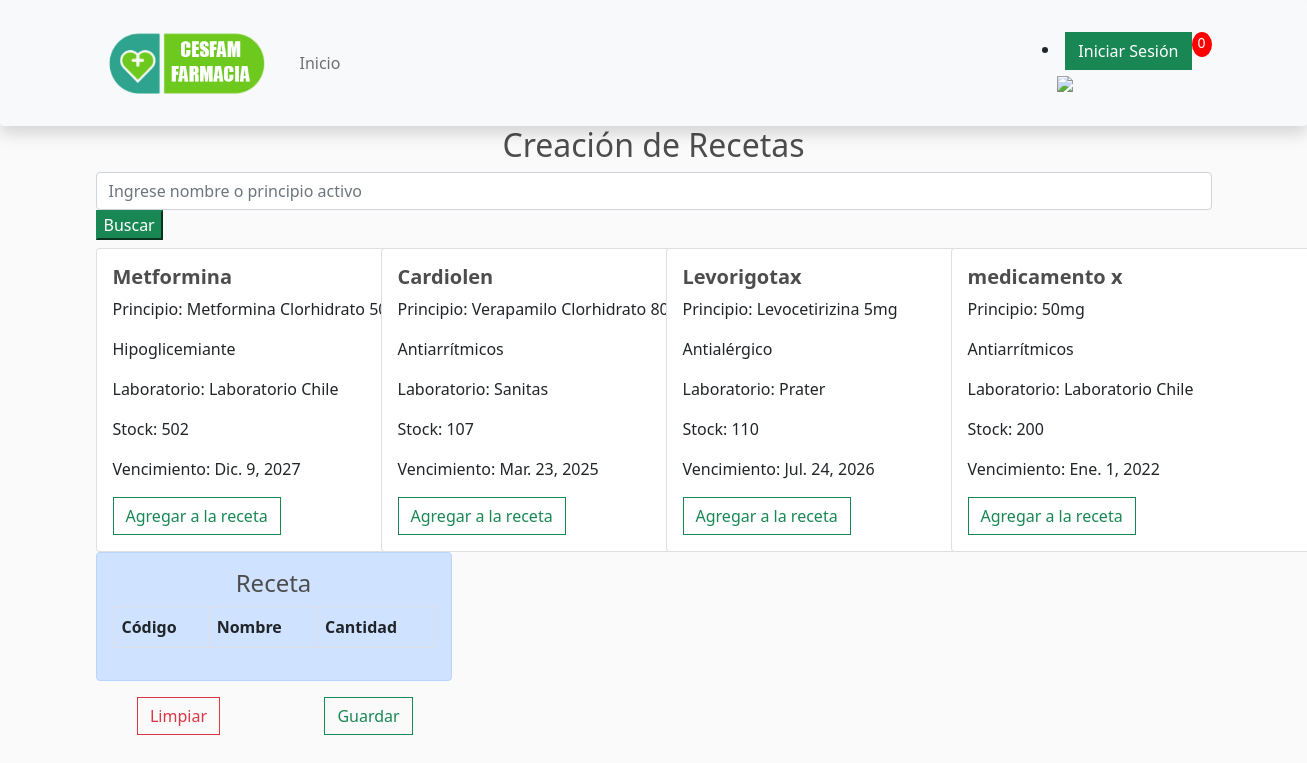
The page /crear_receta2 on the database its author committed.
### reserva/models.py (models this page shows, shortened)
class Medicamento(models.Model): #esta tabla guarda la información relacionada al medicamento
    codigo = models.AutoField(primary_key=True, verbose_name="Código del Medicamento") #codigo asignado de acuerdo a control interno, es clave primaria
    nombreMed = models.CharField(max_length=25, verbose_name="Nombre del Medicamento") #es el nombre comercial del medicamento
    principio = models.CharField(max_length=40, verbose_name="Principio Activo") #el principio activo del medicamento
    categoria = models.ForeignKey(Categoria, on_delete=models.RESTRICT, default=0)
    laboratorio = models.ForeignKey(Laboratorio, on_delete=models.RESTRICT) #laboratorio que lo fabrica, se obtiene de la tabla Laboratorio
    formato = models.ForeignKey(Formato, on_delete=models.RESTRICT) #el formato de venta del medicamento, se obtiene de la tabla Formato
    stock = models.IntegerField(verbose_name="Stock del Medicamento") #la cantidad que hay en existencias del medicamento
    vencimiento = models.DateField(verbose_name="Fecha de Vencimiento") #la fecha de vencimiento indicada por el fabricante

class Categoria(models.Model):
    idCategoria = models.AutoField(primary_key=True, verbose_name="ID de la Categoría (uso interno)")
    nombreCat = models.CharField(max_length=40, verbose_name="Nombre de la Categoría")
    descripcion = models.CharField(max_length=200, verbose_name="Descripción de la Categoría")
    def __str__(self):
        return self.nombreCat

class Laboratorio(models.Model): #tabla que contiene los laboratorios fabricantes de medicamentos
    idLab = models.AutoField(primary_key=True, verbose_name="Id del laboratorio (uso interno)") #id del laboratorio, es un autoincremental clave primaria que se utiliza en la tabla medicamento
    nombreLab = models.CharField(max_length=25, verbose_name="Nombre del Laboratorio") #nombre del laboratorio, para detalle
    def __str__(self):
        return self.nombreLab

### reserva/views.py (the view)
# urls.py: path('crear_receta2', crear_receta2, name="crear_receta2"),
def crear_receta2(request):
    medicamentos = Medicamento.objects.all()
    return render(request, 'reserva/crearRecetas.html', {'medicamentos':medicamentos})

### reserva/context_processor.py (called while the page is built, shortened)
def guardar_receta(request):
    return{"ca"}

### reserva/templates/reserva/crearRecetas.html (shortened to what this page needs)
{% extends 'reserva/base.html' %}
{% load static %}
{% block content %}
<body>
    <div class="text-center">
        <h2>Creación de Recetas</h2>
    </div>
    <div class="container">
        <div class="row">
            <form method="get">
                <div id="custom-search-input">
                    <div class="col-md-12">
                        <input type="text" class="form-control" placeholder="Ingrese nombre o principio activo" name="buscar">
                        <span>
                            <button type="submit" class="btn-success">Buscar</button>
                        </span>
                    </div>
                </div>
            </form>
        </div>
    </div>
    <div class="d-flex container">
        <div class="row">
            {% for med in medicamentos %}
            <div class="col-8 col-sm-3 mt-2">
                <div class="card" style="width: 25rem;">
                    <div class="card-body">
                        <h5 class="card-title"><strong>{{med.nombreMed}}</strong></h5>
                        <p class="card-text">Principio: {{med.principio}}</p>
                        <p class="card-text">{{med.categoria}}</p>
                        <p class="card-text">Laboratorio: {{med.laboratorio}}</p>
                        <p class="card-text">Stock: {{med.stock}}</p>
                        <p class="card-text">Vencimiento: {{med.vencimiento}}</p>
                        <a type="button" class="btn btn-outline-success" href="{% url 'agregar_medicamento_carrito' med.codigo %}">Agregar a la receta</a>
                    </div>
                </div>
            </div>
            {% endfor %}
            <div class="col-4">
                <div class="alert alert-primary" role="alert">
                    <table class="table table-bordered">
                        <thead>
                            <h4 scope="row" colspan="3" class="text-center">Receta</h4>
                            <tr>
                                <th scope="col">Código</th>
                                <th scope="col">Nombre</th>
                                <th scope="col">Cantidad</th>
                            </tr>
                        </thead>
                    </table>
                </div>
                <div class="row text-center">
                    <div class="col-6"><a href="{% url 'limpiar_medicamento_carrito' %}" class="btn btn-outline-danger">Limpiar</a></div>
                    <div class="col-6"><a href="{% url 'asignar_receta' %}" class="btn btn-outline-success">Guardar</a></div>
                </div>
            </div>
        </div>
    </div>
</body>
{% endblock %}

### reserva/static/reserva/css/style.css (style rules this page uses)
body { background-color: hsl(0, 0%, 98%); }
h1,h2,h3,h4,h5,h6 { color:hsl(0, 0%, 30%); }
.btn { border-radius: 0; }

### rows shown on the page
Medicamento: nombreMed "Metformina", principio "Metformina Clorhidrato 500mg", categoria "Hipoglicemiante", laboratorio "Laboratorio Chile", stock "502", vencimiento "Dic. 9, 2027"
Medicamento: nombreMed "Cardiolen", principio "Verapamilo Clorhidrato 80mg", categoria "Antiarrítmicos", laboratorio "Sanitas", stock "107", vencimiento "Mar. 23, 2025"
Medicamento: nombreMed "Levorigotax", principio "Levocetirizina 5mg", categoria "Antialérgico", laboratorio "Prater", stock "110", vencimiento "Jul. 24, 2026"
Medicamento: nombreMed "medicamento x", principio "50mg", categoria "Antiarrítmicos", laboratorio "Laboratorio Chile", stock "200", vencimiento "Ene. 1, 2022"
